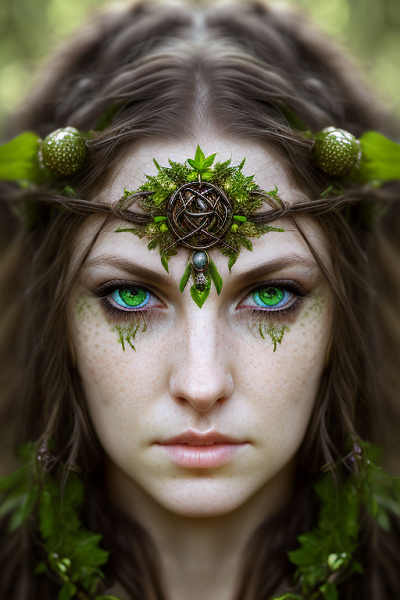
#> input picture pixelize/src_images/test.png, 400 x 600 px; its folder holds only this picture in this run
$ python pixelize.py
#> lines starting #> are read from the running program, lines starting #| are printed output that depends on the picture
#> further down, img is the input picture: PIL image 400x600 RGBA; mean R, G, B, A 91.4, 84.8, 67.1, 255
import os, sys
import random
import math as m
from PIL import Image

#paths
src_path="./src_images"
dst_path="./dst_images"

#prefix
pfx="pixelized"

#creating if non-existent
if not os.path.exists(src_path):
    os.mkdir(src_path)
    print("Source directory created!")

#creating if non-existent
if not os.path.exists(dst_path):
    os.mkdir(dst_path)
    print("Destination directory created!")

#get items of directories
dlist=os.listdir(dst_path)
slist=os.listdir(src_path)

#debug and safety
if len(slist) == 0:
    res = Image.new(mode="RGB", size=(500,500), color="black")
    res.save(src_path+"/"+"dummy_source.png")
    print("No sources found! Creating dummy ...")

#get count to prevent overwrite
dest_count=len(dlist)

def square(img,x,y,ps):
    r,g,b=0,0,0 #color buffer

    xtmp=0 #init
    ytmp=0 #init

    #get all colors
    for i in range(0,ps*ps):
        c=img.getpixel((xtmp+x,ytmp+y)) #draw pixel with new color
        r+=c[0]
        g+=c[1]
        b+=c[2]
        xtmp+=1
        if xtmp >= ps:
            xtmp=0
            ytmp+=1

    xtmp=0 #reset
    ytmp=0 #reset
    r=int(r/(ps*ps))
    g=int(g/(ps*ps))
    b=int(b/(ps*ps))

    #set average
    for i in range(0,ps*ps):
        img.putpixel((xtmp+x,ytmp+y),(r,g,b)) #draw pixel with new color
        xtmp+=1
        if xtmp >= ps:
            xtmp=0
            ytmp+=1

def pixelize(img, ps):
    #boundaries
#> called with ps = 4
    width,height=img.size
#> width = 400; height = 600
    hor_cnt=int((width-(width%ps))/ps)
#> hor_cnt = 100
    ver_cnt=int((height-(height%ps))/ps)
#> ver_cnt = 150

    x,y=0,0

    for total in range(0,hor_cnt*ver_cnt):
        square(img,x,y,ps)
        x+=ps
        if x >= hor_cnt*ps:
            x=0
            y+=ps
            if y >= ver_cnt*ps:
                break
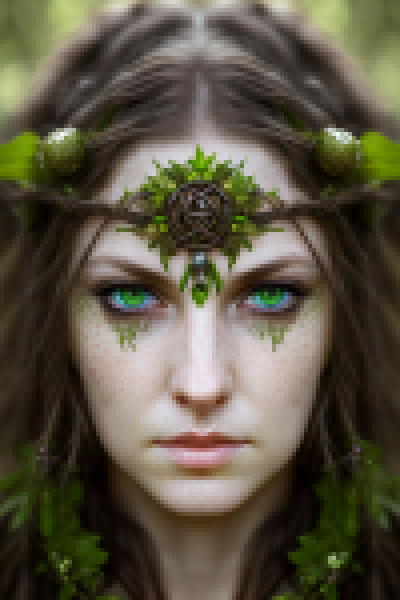
#> img: PIL image 400x600 RGBA; mean R, G, B, A 90.9, 84.4, 66.6, 255


for index, imgpath in enumerate(slist): #go through all pictures in the source directory
    src_tag=src_path+"/"+imgpath #construct path as string
    dst_tag=dst_path+"/"+pfx+"_"+str(index+dest_count)+".png" #construct path string for destination output
    pixel_size=0 #size of pixelated area per "dot" in px

    if len(sys.argv) < 3:
        pixel_size=4
        print("-px <int 2-499> not used (defaulting to 4)")
    else:
        if sys.argv[1] == "-px" and int(sys.argv[2]) > 1 and int(sys.argv[2]) < 500:
            pixel_size=int(sys.argv[2])
            print("Using {}px mask.".format(pixel_size))
        else:
            pixel_size=4
            print("-px <int 2-499> not used (defaulting to 4)")

    img=Image.open(src_tag).convert("RGBA") #load image from source directory

    pixelize(img, pixel_size)

    img.save(dst_tag) #save image to destination directory
    print("[FINISHED] Saved image {}".format(dst_tag))
